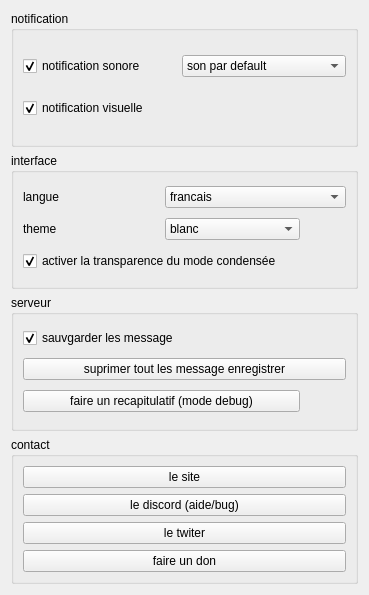
<?xml version="1.0" encoding="UTF-8"?>
<ui version="4.0">
 <class>parametre</class>
 <widget class="QDialog" name="parametre">
  <property name="geometry">
   <rect>
    <x>0</x>
    <y>0</y>
    <width>369</width>
    <height>595</height>
   </rect>
  </property>
  <property name="windowTitle">
   <string>ananta systeme tchat</string>
  </property>
  <property name="windowIcon">
   <iconset resource="resources.qrc">
    <normaloff>:/images/Ananta.png</normaloff>:/images/Ananta.png</iconset>
  </property>
  <layout class="QGridLayout" name="gridLayout">
   <item row="0" column="0">
    <widget class="QGroupBox" name="groupBox">
     <property name="title">
      <string>notification</string>
     </property>
     <layout class="QGridLayout" name="gridLayout_2">
      <item row="1" column="0">
       <widget class="QCheckBox" name="checkBox_2">
        <property name="text">
         <string>notification visuelle</string>
        </property>
        <property name="checked">
         <bool>true</bool>
        </property>
       </widget>
      </item>
      <item row="0" column="0">
       <widget class="QCheckBox" name="checkBox">
        <property name="text">
         <string>notification sonore</string>
        </property>
        <property name="checked">
         <bool>true</bool>
        </property>
       </widget>
      </item>
      <item row="0" column="1">
       <widget class="QComboBox" name="comboBox">
        <item>
         <property name="text">
          <string>son par default</string>
         </property>
        </item>
        <item>
         <property name="text">
          <string>blup blup</string>
         </property>
        </item>
        <item>
         <property name="text">
          <string>selectioner une musique</string>
         </property>
        </item>
       </widget>
      </item>
     </layout>
    </widget>
   </item>
   <item row="1" column="0">
    <widget class="QGroupBox" name="groupBox_2">
     <property name="title">
      <string>interface</string>
     </property>
     <layout class="QGridLayout" name="gridLayout_3">
      <item row="1" column="0">
       <widget class="QLabel" name="label_2">
        <property name="text">
         <string>theme</string>
        </property>
       </widget>
      </item>
      <item row="0" column="1" colspan="2">
       <widget class="QComboBox" name="comboBox_2">
        <item>
         <property name="text">
          <string>francais</string>
         </property>
        </item>
        <item>
         <property name="text">
          <string>anglais</string>
         </property>
        </item>
       </widget>
      </item>
      <item row="0" column="0">
       <widget class="QLabel" name="label">
        <property name="text">
         <string>langue</string>
        </property>
       </widget>
      </item>
      <item row="1" column="1">
       <widget class="QComboBox" name="comboBox_3">
        <item>
         <property name="text">
          <string>blanc</string>
         </property>
        </item>
        <item>
         <property name="text">
          <string>noir</string>
         </property>
        </item>
        <item>
         <property name="text">
          <string>Schtroumpfs</string>
         </property>
        </item>
       </widget>
      </item>
      <item row="1" column="2">
       <widget class="QPushButton" name="pushButton">
        <property name="sizePolicy">
         <sizepolicy hsizetype="Fixed" vsizetype="Fixed">
          <horstretch>0</horstretch>
          <verstretch>0</verstretch>
         </sizepolicy>
        </property>
        <property name="text">
         <string/>
        </property>
        <property name="icon">
         <iconset>
          <normaloff>:/image/Blue_question_mark_icon.svg.png</normaloff>:/image/Blue_question_mark_icon.svg.png</iconset>
        </property>
        <property name="flat">
         <bool>true</bool>
        </property>
       </widget>
      </item>
      <item row="2" column="2">
       <widget class="QPushButton" name="pushButton_2">
        <property name="sizePolicy">
         <sizepolicy hsizetype="Fixed" vsizetype="Fixed">
          <horstretch>0</horstretch>
          <verstretch>0</verstretch>
         </sizepolicy>
        </property>
        <property name="text">
         <string/>
        </property>
        <property name="icon">
         <iconset>
          <normaloff>:/image/Blue_question_mark_icon.svg.png</normaloff>:/image/Blue_question_mark_icon.svg.png</iconset>
        </property>
        <property name="flat">
         <bool>true</bool>
        </property>
       </widget>
      </item>
      <item row="2" column="0" colspan="2">
       <widget class="QCheckBox" name="checkboxmodecondensee">
        <property name="text">
         <string>activer la transparence du mode condensée</string>
        </property>
        <property name="checked">
         <bool>true</bool>
        </property>
       </widget>
      </item>
     </layout>
    </widget>
   </item>
   <item row="2" column="0">
    <widget class="QGroupBox" name="groupBox_3">
     <property name="title">
      <string>serveur</string>
     </property>
     <layout class="QGridLayout" name="gridLayout_4">
      <item row="0" column="0">
       <widget class="QCheckBox" name="checkBox_3">
        <property name="text">
         <string>sauvgarder les message</string>
        </property>
        <property name="checked">
         <bool>true</bool>
        </property>
       </widget>
      </item>
      <item row="2" column="0">
       <widget class="QPushButton" name="pushButton_4">
        <property name="text">
         <string>faire un recapitulatif (mode debug)</string>
        </property>
        <property name="icon">
         <iconset>
          <normaloff>:/image/analyse.png</normaloff>:/image/analyse.png</iconset>
        </property>
       </widget>
      </item>
      <item row="2" column="1">
       <widget class="QPushButton" name="pushButton_5">
        <property name="sizePolicy">
         <sizepolicy hsizetype="Fixed" vsizetype="Fixed">
          <horstretch>0</horstretch>
          <verstretch>0</verstretch>
         </sizepolicy>
        </property>
        <property name="text">
         <string/>
        </property>
        <property name="icon">
         <iconset>
          <normaloff>:/image/Blue_question_mark_icon.svg.png</normaloff>:/image/Blue_question_mark_icon.svg.png</iconset>
        </property>
        <property name="flat">
         <bool>true</bool>
        </property>
       </widget>
      </item>
      <item row="1" column="0" colspan="2">
       <widget class="QPushButton" name="deletbuton">
        <property name="text">
         <string>suprimer tout les message enregistrer</string>
        </property>
        <property name="icon">
         <iconset>
          <normaloff>:/image/suprimer.png</normaloff>:/image/suprimer.png</iconset>
        </property>
       </widget>
      </item>
     </layout>
    </widget>
   </item>
   <item row="3" column="0">
    <widget class="QGroupBox" name="groupBox_4">
     <property name="title">
      <string>contact</string>
     </property>
     <layout class="QGridLayout" name="gridLayout_5">
      <item row="0" column="0">
       <widget class="QPushButton" name="site">
        <property name="text">
         <string>le site</string>
        </property>
        <property name="icon">
         <iconset>
          <normaloff>:/image/Anantasite.png</normaloff>:/image/Anantasite.png</iconset>
        </property>
       </widget>
      </item>
      <item row="1" column="0">
       <widget class="QPushButton" name="discord">
        <property name="text">
         <string>le discord (aide/bug)</string>
        </property>
        <property name="icon">
         <iconset>
          <normaloff>:/image/discord logo.png</normaloff>:/image/discord logo.png</iconset>
        </property>
       </widget>
      </item>
      <item row="2" column="0">
       <widget class="QPushButton" name="tweter">
        <property name="text">
         <string>le twiter</string>
        </property>
        <property name="icon">
         <iconset>
          <normaloff>:/image/Twitter_bird_logo_2012.svg.png</normaloff>:/image/Twitter_bird_logo_2012.svg.png</iconset>
        </property>
       </widget>
      </item>
      <item row="3" column="0">
       <widget class="QPushButton" name="don">
        <property name="text">
         <string>faire un don</string>
        </property>
        <property name="icon">
         <iconset>
          <normaloff>:/image/image0.jpg</normaloff>:/image/image0.jpg</iconset>
        </property>
       </widget>
      </item>
     </layout>
    </widget>
   </item>
  </layout>
 </widget>
 <resources>
  <include location="resources.qrc"/>
 </resources>
 <connections/>
</ui>
